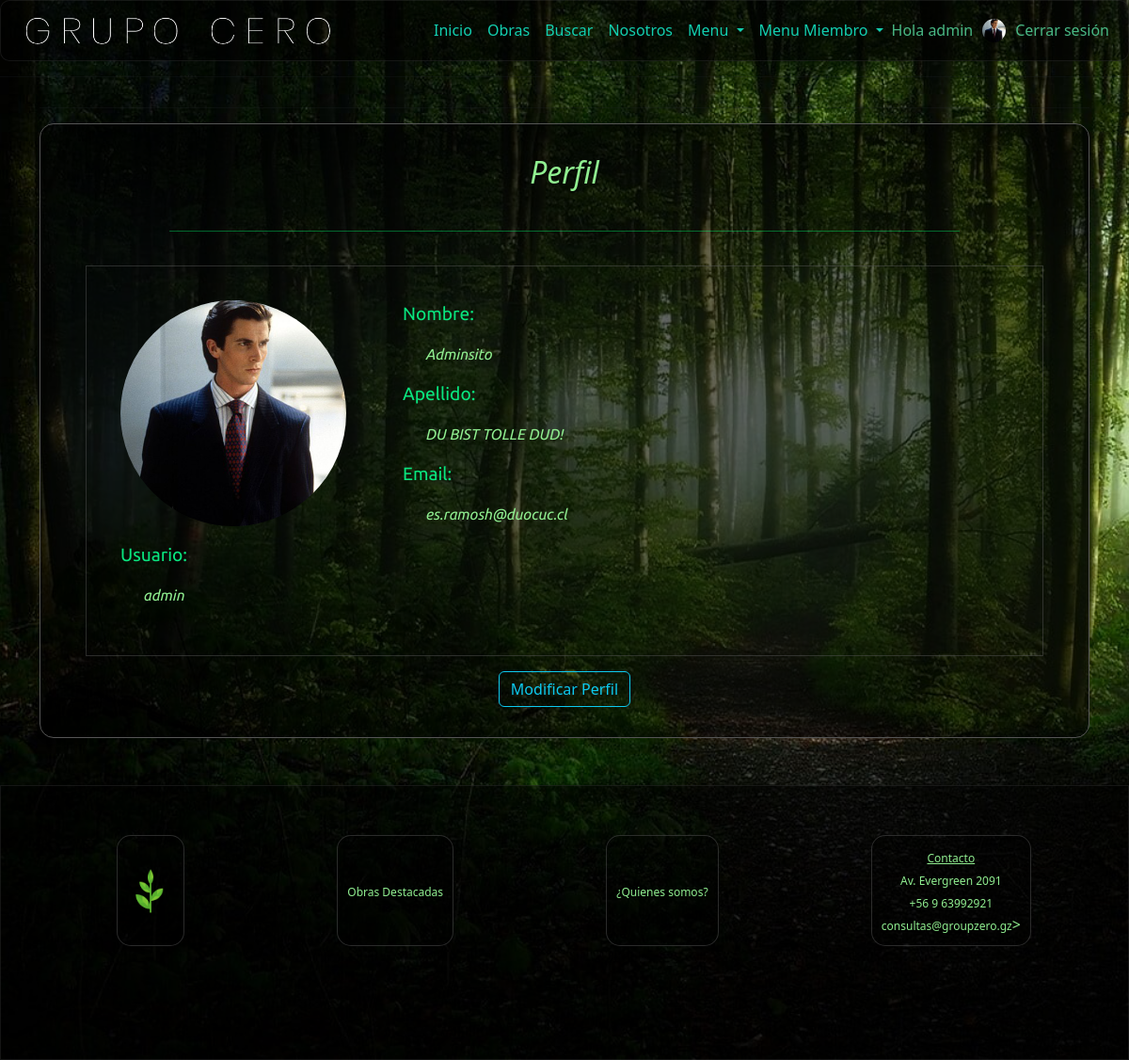
The app's page /profile/ (signed in), older data.
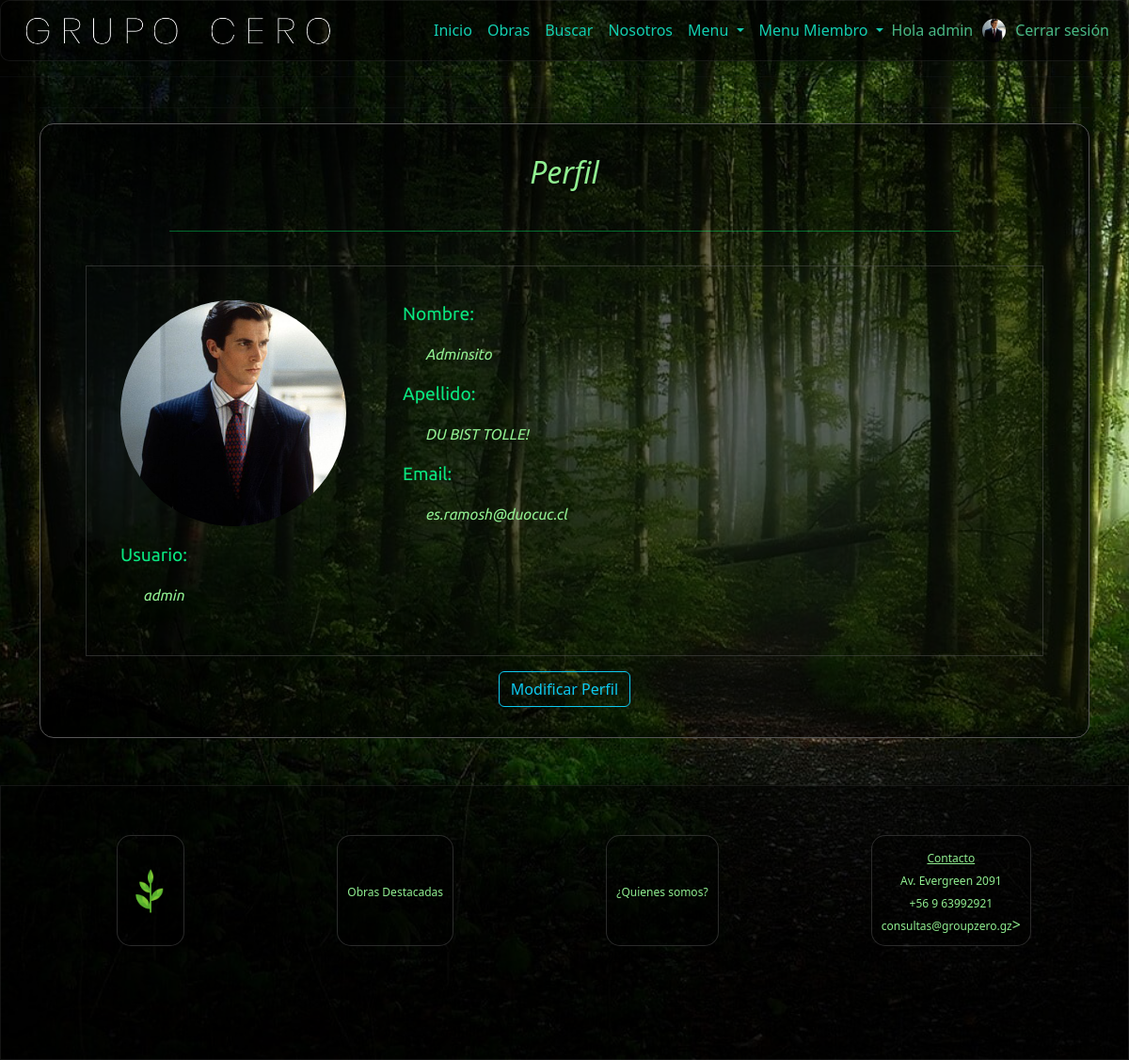
The same page, newer data.
### core/models.py (models this page shows)
class CustomUser(AbstractUser):
    pic = models.ImageField(upload_to='profile_pics', null=True, blank=True, default='profile_pics/default.png')
    is_staff=models.BooleanField(default=False)

### core/views.py (the view)
# urls.py: path('profile/', views.profile,name="profile"),
def profile(request):
    return render(request,'profile.html')

### core/context_processor.py (called while the page is built)
def total_carrito(request):
    total=0
    if request.user.is_authenticated:
        try:
            carrito = request.session['carrito']
            if "carrito" in request.session:
                for key, value in carrito.items():
                    total+=(int(value["precio"]))*(value["cantidad"])
        except:
            print('------EL TRY NO FUNCIONO EN------')
            print('------- CONTEXT_PROCESSOR -------')
            total=0
    return {'total_carrito':int(total)}

### core/templates/profile.html
{% extends "base.html" %}
{% load static %}
{% block content %}
<div class="container">
    <hr>
    <div class="admire-container">
        <div class="form-title" style="margin-bottom: 15px;">
            <h2>Perfil</h2>
        </div>
        <span class="liner"></span>
        {% if user.is_authenticated %}
        <div class="admirePerfil">
            <div class="admirePrl">
                <img class="pic-profile" src="{{ user.pic.url }}">
                <div>
                    <p class="pattribute">Usuario: </p>
                    <p class="pvalue">{{user.username}}</p>
                </div>
            </div>
            <div class="admirePrl2">
                <div>
                    <p class="pattribute">Nombre: </p>
                    <p class="pvalue" >{{user.first_name}}</p>
                </div>
                <div>
                    <p class="pattribute">Apellido: </p>
                    <p class="pvalue" >{{user.last_name}}</p>
                </div>
                <div>
                    <p class="pattribute">Email: </p>
                    <p class="pvalue">{{user.email}}</p>
                </div>
            </div>
        </div>
        <div class="d-flex justify-content-center">
            {% if user.is_authenticated %}
                <a href="{% url 'profileMod' %}" class="btn btn-outline-info" style="font-size: 2vh;">Modificar Perfil</a>
            {% endif %}
        </div>
        {% endif %}
    </div>
</div>
{% endblock %}

### core/templates/menuMiembro.html (shortened to what this page needs)
{% load static %}
<div class="collapse navbar-collapse naz" id="navbarNavDropdown">
    <div>
        <ul class="navbar-nav me-auto mb-2 mb-lg-0">
            <li class="nav-item">
                <a class="nav-link" href="{% url 'index' %}">Inicio</a>
            </li>
            <li class="nav-item">
                <a class="nav-link" href="{% url 'obras' %}">Obras</a>
            </li>
            <li class="nav-item">
                <a  class="nav-link" href="{% url 'buscar' %}">Buscar</a>
            </li>
            <li class="nav-item">
                <a  class="nav-link" href="{% url 'nosotros' %}">Nosotros</a>
            </li>
            {% if user.is_authenticated %}
                <li class="nav-item dropdown">
                    <a class="nav-link dropdown-toggle" href="#" role="button" data-bs-toggle="dropdown" aria-expanded="false">Menu
                    </a>
                </li>
                {% if user.is_staff %}
                    <li class="nav-item dropdown">
                        <a class="nav-link dropdown-toggle" href="#" role="button" data-bs-toggle="dropdown" aria-expanded="false">Menu Miembro
                        </a>
                    </li>
                {% endif %}
            {% endif %}
        </ul>
    </div>
    <div class="navbar-right">
        {% if user.is_authenticated %}
            <div class="boxes">
                <a href="{% url 'profile' %}" class="nav-link" >Hola {{ user.username }}</a>
            </div>
            <a href="{% url 'profile' %}" class="nav-link"><img class="pic-user" src="{{user.pic.url}}" alt="imgGC" title="Click para ver tu Perfil"></a>
            <div class="boxes">
                <a href="{% url 'cerrar' %}" class="navbar-item" id="#">Cerrar sesión</a>
            </div>
        {% else %}
            <img src="{% static 'assets/icons/tea.png' %}" alt="imgGC">
            <div class="boxes">
                <a href="{% url 'login' %}" id="userGC">Iniciar sesion</a>
            </div>
        {% endif %}
    </div>
</div>

Row changes from the older to the newer data that the page shows:
changed CustomUser "admin": last_name "DU BIST TOLLE DUD!" → "DU BIST TOLLE!"
